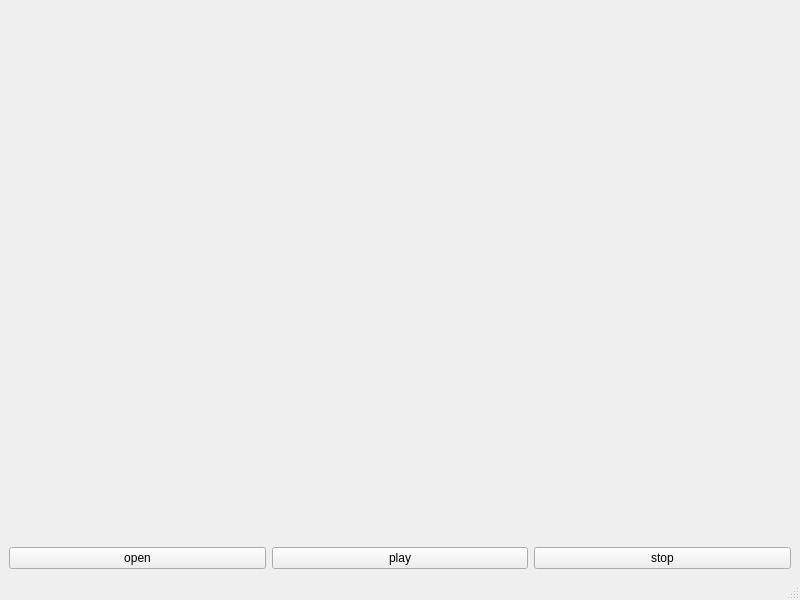
<?xml version="1.0" encoding="UTF-8"?>
<ui version="4.0">
 <class>MainWindow</class>
 <widget class="QMainWindow" name="MainWindow">
  <property name="geometry">
   <rect>
    <x>0</x>
    <y>0</y>
    <width>800</width>
    <height>600</height>
   </rect>
  </property>
  <property name="windowTitle">
   <string>MainWindow</string>
  </property>
  <widget class="QWidget" name="centralwidget">
   <layout class="QGridLayout" name="gridLayout">
    <item row="1" column="0">
     <widget class="QPushButton" name="openButton">
      <property name="text">
       <string>open</string>
      </property>
     </widget>
    </item>
    <item row="1" column="1">
     <widget class="QPushButton" name="PlayButton">
      <property name="text">
       <string>play</string>
      </property>
     </widget>
    </item>
    <item row="1" column="2">
     <widget class="QPushButton" name="stopButton">
      <property name="text">
       <string>stop</string>
      </property>
     </widget>
    </item>
    <item row="0" column="0" colspan="3">
     <widget class="QLabel" name="video_label">
      <property name="text">
       <string/>
      </property>
     </widget>
    </item>
   </layout>
  </widget>
  <widget class="QMenuBar" name="menubar">
   <property name="geometry">
    <rect>
     <x>0</x>
     <y>0</y>
     <width>800</width>
     <height>22</height>
    </rect>
   </property>
  </widget>
  <widget class="QStatusBar" name="statusbar"/>
 </widget>
 <resources/>
 <connections/>
</ui>
